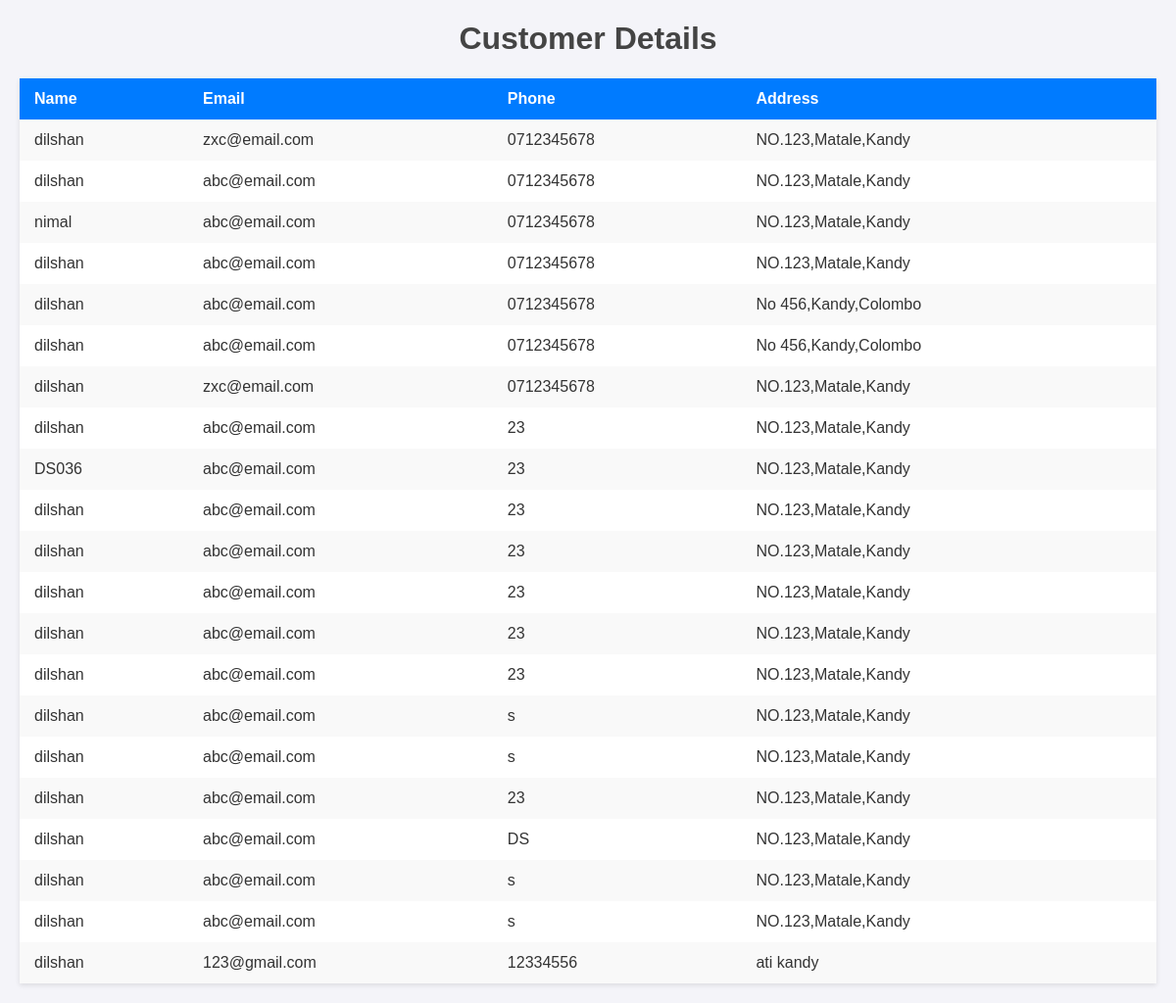
The page /test1.php on the database its author committed.
### tables this page shows
CREATE TABLE `userreg` (
  `uid` int(10) NOT NULL,
  `name` varchar(50) NOT NULL,
  `email` varchar(50) NOT NULL,
  `address` varchar(50) NOT NULL,
  `phoneNo` varchar(10) NOT NULL,
  `pass` varchar(200) NOT NULL,
  `isdeleted` int(1) NOT NULL DEFAULT 0
);

### test1.php (the view, shortened to what this page needs)
<?php
include('connection.php');
$sql = "SELECT * FROM `userreg`";
$result = $connection->query($sql);
?>
<!DOCTYPE html>
<html>
<head>
</head>
<body>
<h1>Customer Details</h1>
<table>
    <tr>
        <th>Name</th>
        <th>Email</th>
        <th>Phone</th>
        <th>Address</th>
    </tr>
    <?php
    if ($result->num_rows > 0) {
        while($row = $result->fetch_assoc()) {
            echo "<tr>
                    <td>" . htmlspecialchars($row["name"]) . "</td>
                    <td>" . htmlspecialchars($row["email"]) . "</td>
                    <td>" . htmlspecialchars($row["phoneNo"]) . "</td>
                    <td>" . htmlspecialchars($row["address"]) . "</td>
                  </tr>";
        }
    } else {
        echo "<tr><td colspan='5' class='no-data'>No customers found</td></tr>";
    }
    ?>
</table>
</body>
</html>

### test1.php (style rules this page uses)
body { font-family: Arial, sans-serif; margin: 20px; background-color: #f4f4f9; color: #333; }
h1 { text-align: center; color: #444; }
table { width: 100%; border-collapse: collapse; margin: 20px 0; background-color: #fff; box-shadow: 0 2px 5px rgba(0, 0, 0, 0.1); }
th, td { padding: 12px 15px; text-align: left; }
th { background-color: #007bff; color: #ffffff; }
tr:nth-child(even) { background-color: #f9f9f9; }

### rows shown on the page
userreg: name "dilshan", email "zxc@email.com", phoneNo "0712345678", address "NO.123,Matale,Kandy"
userreg: name "dilshan", email "abc@email.com", phoneNo "0712345678", address "NO.123,Matale,Kandy"
userreg: name "nimal", email "abc@email.com", phoneNo "0712345678", address "NO.123,Matale,Kandy"
userreg: name "dilshan", email "abc@email.com", phoneNo "0712345678", address "NO.123,Matale,Kandy"
userreg: name "dilshan", email "abc@email.com", phoneNo "0712345678", address "No 456,Kandy,Colombo"
userreg: name "dilshan", email "abc@email.com", phoneNo "0712345678", address "No 456,Kandy,Colombo"
userreg: name "dilshan", email "zxc@email.com", phoneNo "0712345678", address "NO.123,Matale,Kandy"
userreg: name "dilshan", email "abc@email.com", phoneNo "23", address "NO.123,Matale,Kandy"
userreg: name "DS036", email "abc@email.com", phoneNo "23", address "NO.123,Matale,Kandy"
userreg: name "dilshan", email "abc@email.com", phoneNo "23", address "NO.123,Matale,Kandy"
userreg: name "dilshan", email "abc@email.com", phoneNo "23", address "NO.123,Matale,Kandy"
userreg: name "dilshan", email "abc@email.com", phoneNo "23", address "NO.123,Matale,Kandy"
userreg: name "dilshan", email "abc@email.com", phoneNo "23", address "NO.123,Matale,Kandy"
userreg: name "dilshan", email "abc@email.com", phoneNo "23", address "NO.123,Matale,Kandy"
userreg: name "dilshan", email "abc@email.com", phoneNo "s", address "NO.123,Matale,Kandy"
userreg: name "dilshan", email "abc@email.com", phoneNo "s", address "NO.123,Matale,Kandy"
userreg: name "dilshan", email "abc@email.com", phoneNo "23", address "NO.123,Matale,Kandy"
userreg: name "dilshan", email "abc@email.com", phoneNo "DS", address "NO.123,Matale,Kandy"
userreg: name "dilshan", email "abc@email.com", phoneNo "s", address "NO.123,Matale,Kandy"
userreg: name "dilshan", email "abc@email.com", phoneNo "s", address "NO.123,Matale,Kandy"
userreg: name "dilshan", email "123@gmail.com", phoneNo "12334556", address "ati kandy"
